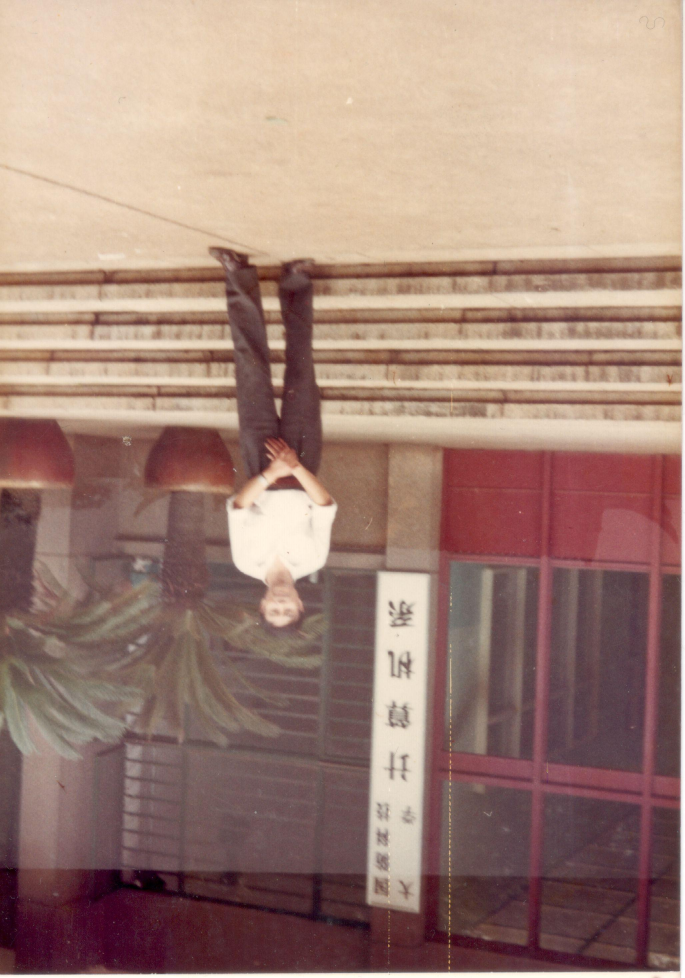
#> input picture scripts/sample_photo_1.jpg, 2053 x 2934 px (shown at 1/3 size)
$ python ultra_conservative_crop.py sample_photo_1.jpg
#> lines starting #> are read from the running program, lines starting #| are printed output that depends on the picture
#!/usr/bin/env python3
"""
ultra_conservative_crop.py - 专门用于超保守裁剪的工具

使用方法：
python ultra_conservative_crop.py <输入照片路径>
"""
import argparse
import sys
import numpy as np
from PIL import Image
import cv2

def ultra_conservative_crop(image_path, output_path):
    """超保守裁剪 - 仅裁剪纯白区域"""
#> called with image_path = 'sample_photo_1.jpg', output_path = 'sample_photo_1_ultra_conservative.jpg'
    print(f"\n处理: {image_path}")

    # 加载图片
    pil_img = Image.open(image_path)
#> pil_img is the input picture: PIL image 2053x2934 RGB; mean R, G, B 161.8, 131.3, 120.2
    if pil_img.mode != 'RGB':
        pil_img = pil_img.convert('RGB')
    arr = np.array(pil_img)
    gray = cv2.cvtColor(arr, cv2.COLOR_RGB2GRAY)
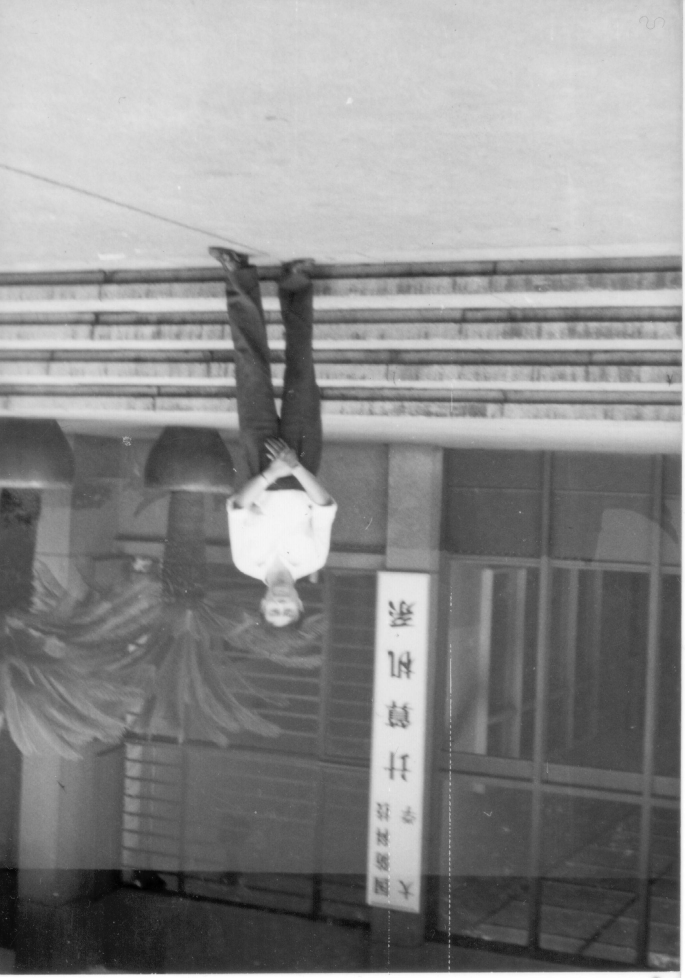
#> gray: shape (2934, 2053) (shown at 1/3 size); min 0, max 255, mean 139.1
    h, w = arr.shape[:2]
#> h = 2934; w = 2053

    print(f"原始尺寸: {w}x{h}")
#| 原始尺寸: 2053x2934

    # 使用极高的阈值（254）只检测纯白区域
    WHITE_THRESHOLD = 254
    row_white_ratio = np.mean(gray > WHITE_THRESHOLD, axis=1)
#> row_white_ratio = 2934 values, max 0.038 at index 2933, min 0 at index 0, mean 8.13e-05
    col_white_ratio = np.mean(gray > WHITE_THRESHOLD, axis=0)
#> col_white_ratio = 2053 values, max 0.0651 at index 2052, min 0 at index 0, mean 8.13e-05

    # 四角分析
    corner_size = min(50, w // 10, h // 10)
#> corner_size = 50
    tl = np.mean(gray[:corner_size, :corner_size] > WHITE_THRESHOLD)
#> tl = 0
    tr = np.mean(gray[:corner_size, -corner_size:] > WHITE_THRESHOLD)
#> tr = 0
    bl = np.mean(gray[-corner_size:, :corner_size] > WHITE_THRESHOLD)
#> bl = 0
    br = np.mean(gray[-corner_size:, -corner_size:] > WHITE_THRESHOLD)
#> br = 0.0664

    diag_diff = max(abs(tl - br), abs(tr - bl))
#> diag_diff = 0.0664
    avg_corner_white = (tl + tr + bl + br) / 4
#> avg_corner_white = 0.0166

    print(f"四角白边(254): 左上={tl:.0%}, 右上={tr:.0%}, 左下={bl:.0%}, 右下={br:.0%}")
#| 四角白边(254): 左上=0%, 右上=0%, 左下=0%, 右下=7%
    print(f"对角线差异={diag_diff:.2f}, 平均={avg_corner_white:.0%}")
#| 对角线差异=0.07, 平均=2%

    # 仅在检测到大量纯白时才裁剪
    if avg_corner_white > 0.85:
        print("检测到大量纯白区域，进行最小裁剪")

        # 找到几乎完全是纯白的行和列
        pure_white_rows = np.where(row_white_ratio > 0.95)[0]
        pure_white_cols = np.where(col_white_ratio > 0.95)[0]

        if len(pure_white_rows) > 0 and len(pure_white_cols) > 0:
            # 计算裁剪边界，保留至少97%的内容
            y_start = pure_white_rows[0] if pure_white_rows[0] > 0 else 0
            y_end = pure_white_rows[-1] if pure_white_rows[-1] < h - 1 else h - 1
            x_start = pure_white_cols[0] if pure_white_cols[0] > 0 else 0
            x_end = pure_white_cols[-1] if pure_white_cols[-1] < w - 1 else w - 1

            # 确保不会裁剪太多
            height_ratio = (y_end - y_start + 1) / h
            width_ratio = (x_end - x_start + 1) / w

            if height_ratio > 0.97 and width_ratio > 0.97:
                cropped = arr[y_start:y_end + 1, x_start:x_end + 1]
                result = Image.fromarray(cropped)
                print(f"裁剪后尺寸: {result.width}x{result.height} (保留 {height_ratio*100:.1f}% x {width_ratio*100:.1f}% 内容)")
                result.save(output_path, quality=95, optimize=True)
                return result

    print("未检测到需要裁剪的纯白区域，保留完整照片")
    pil_img.save(output_path, quality=95, optimize=True)
    return pil_img

def main():
    parser = argparse.ArgumentParser(description="超保守照片裁剪工具")
    parser.add_argument("input", help="输入照片路径")
    parser.add_argument("-o", "--output", help="输出路径（默认：在输入文件后添加 _ultra_conservative）")
    args = parser.parse_args()

    input_path = args.input
    if not args.output:
        # 如果没有指定输出，添加后缀
        import os
        base, ext = os.path.splitext(input_path)
        output_path = f"{base}_ultra_conservative{ext}"
    else:
        output_path = args.output

    # 执行裁剪
    result = ultra_conservative_crop(input_path, output_path)
    print(f"\n保存到: {output_path}")

if __name__ == "__main__":
    main()

$ run again, on scripts/sample_photo_3.jpg
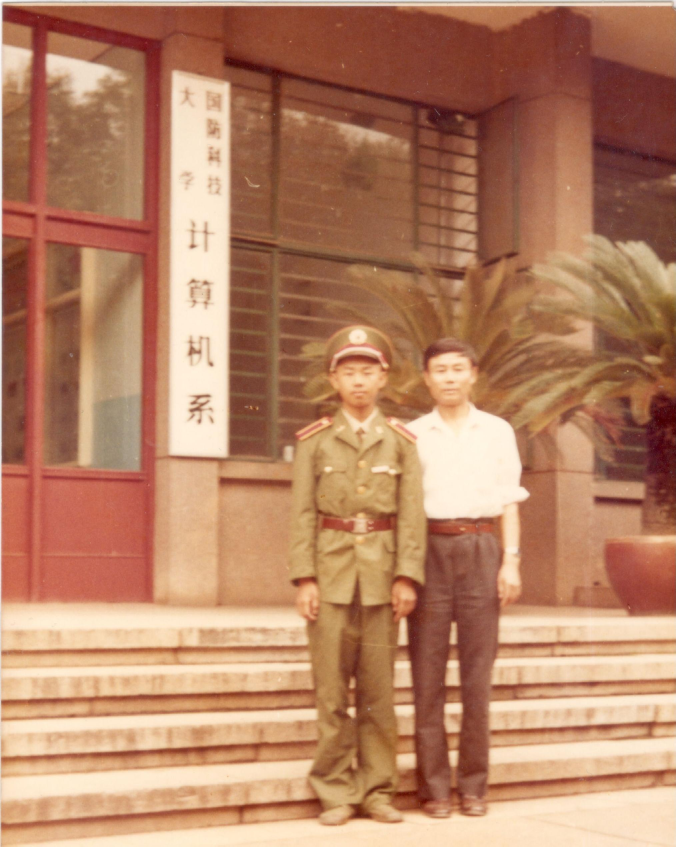
#> input picture scripts/sample_photo_3.jpg, 2027 x 2539 px (shown at 1/3 size)
#> in ultra_conservative_crop, pil_img is the input picture: PIL image 2027x2539 RGB; mean R, G, B 182.5, 130.8, 101.3
#> in ultra_conservative_crop, `gray = cv2.cvtColor(arr, cv2.COLOR_RGB2GRAY)`:
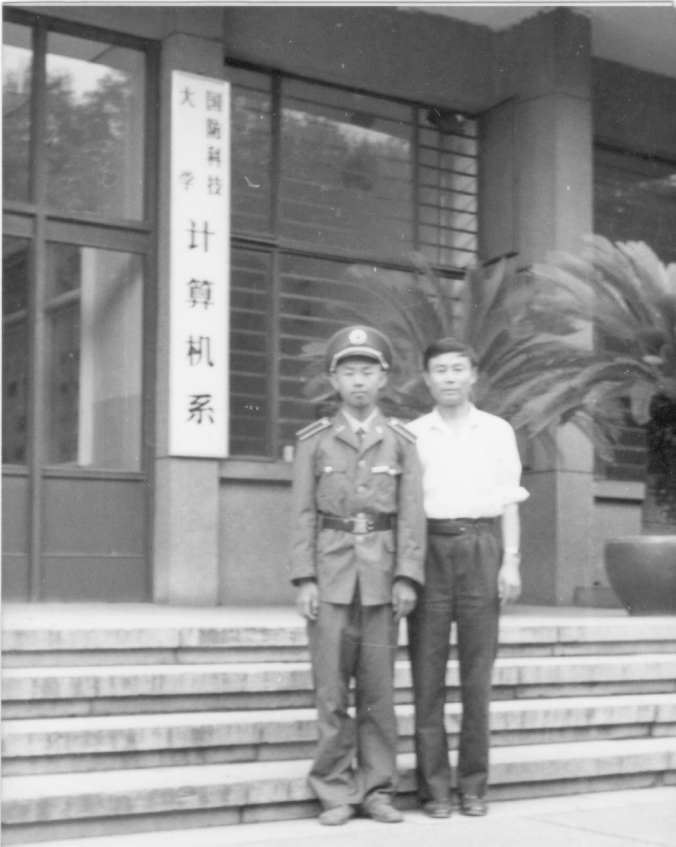
#> gray: shape (2539, 2027) (shown at 1/3 size); min 16, max 255, mean 142.9
#| 原始尺寸: 2027x2539
#> row_white_ratio = 2539 values, max 0.00296 at index 0, min 0 at index 4, mean 1.94e-06
#> col_white_ratio = 2027 values, max 0.000788 at index 0, min 0 at index 1, mean 1.94e-06
#> tl = 0.004
#> tr = 0
#> diag_diff = 0.004
#> avg_corner_white = 0.001
#| 四角白边(254): 左上=0%, 右上=0%, 左下=0%, 右下=0%
#| 对角线差异=0.00, 平均=0%

$ run again, on scripts/sample_photo_4.jpg
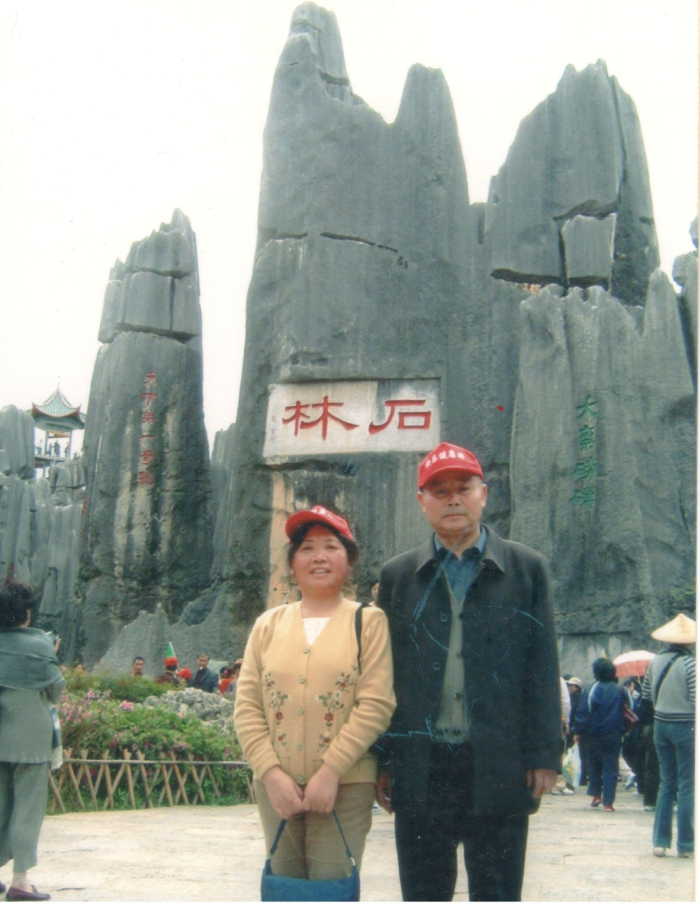
#> input picture scripts/sample_photo_4.jpg, 2098 x 2711 px (shown at 1/3 size)
#> in ultra_conservative_crop, pil_img is the input picture: PIL image 2098x2711 RGB; mean R, G, B 149.1, 156.5, 149.3
#> in ultra_conservative_crop, `gray = cv2.cvtColor(arr, cv2.COLOR_RGB2GRAY)`:
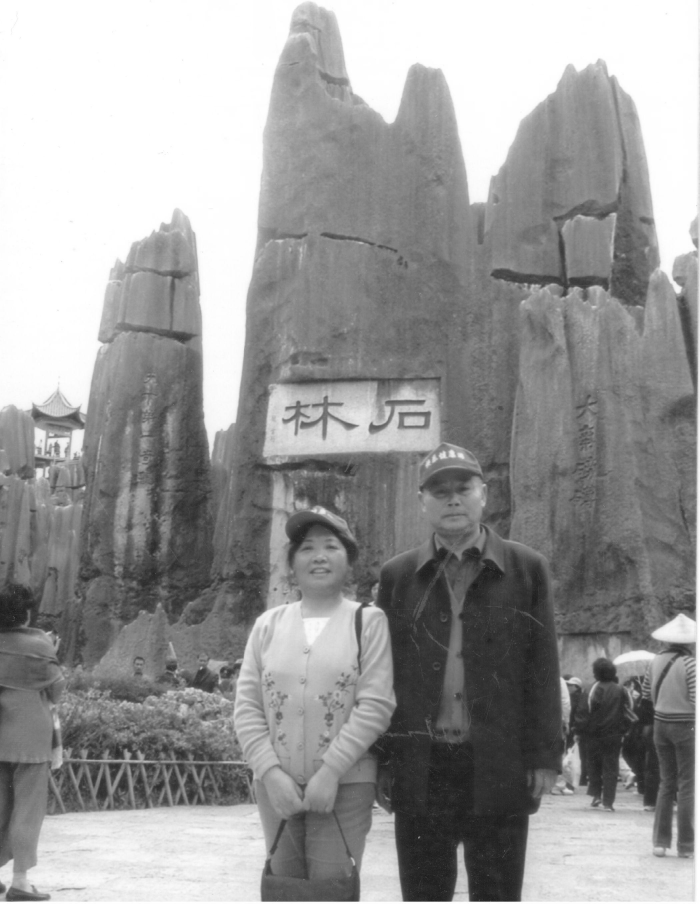
#> gray: shape (2711, 2098) (shown at 1/3 size); min 18, max 255, mean 153.5
#| 原始尺寸: 2098x2711
#> row_white_ratio = 2711 values, max 0.858 at index 86, min 0 at index 1113, mean 0.142
#> col_white_ratio = 2098 values, max 0.384 at index 195, min 0 at index 874, mean 0.142
#> tl = 0.974
#> tr = 0.32
#> bl = 0.0304
#> br = 0.0464
#> diag_diff = 0.928
#> avg_corner_white = 0.343
#| 四角白边(254): 左上=97%, 右上=32%, 左下=3%, 右下=5%
#| 对角线差异=0.93, 平均=34%
